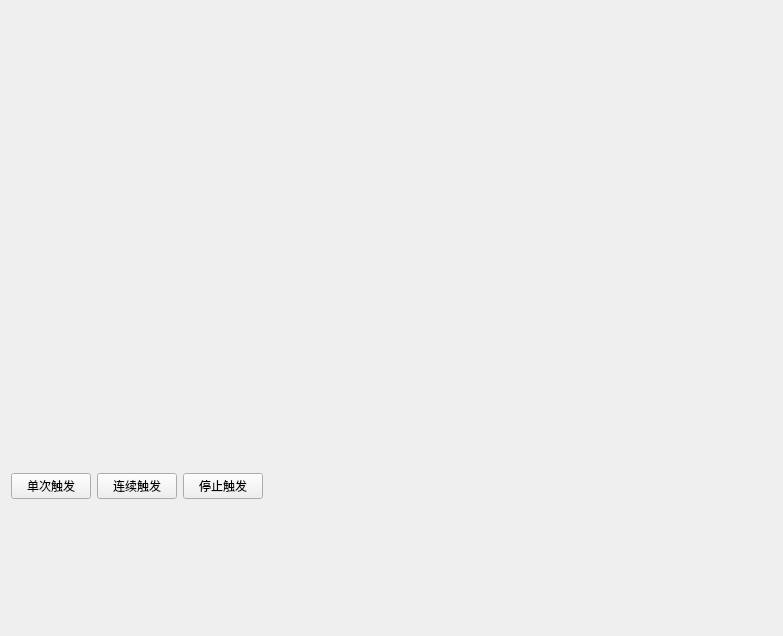
<?xml version="1.0" encoding="UTF-8"?>
<ui version="4.0">
 <class>widget</class>
 <widget class="QWidget" name="widget">
  <property name="geometry">
   <rect>
    <x>0</x>
    <y>0</y>
    <width>783</width>
    <height>636</height>
   </rect>
  </property>
  <property name="focusPolicy">
   <enum>Qt::StrongFocus</enum>
  </property>
  <layout class="QVBoxLayout" name="verticalLayout">
   <item>
    <widget class="JZYoloView" name="yoloView" native="true">
     <property name="sizePolicy">
      <sizepolicy hsizetype="Preferred" vsizetype="Expanding">
       <horstretch>0</horstretch>
       <verstretch>0</verstretch>
      </sizepolicy>
     </property>
    </widget>
   </item>
   <item>
    <widget class="QWidget" name="widget_3" native="true">
     <layout class="QHBoxLayout" name="horizontalLayout">
      <property name="leftMargin">
       <number>0</number>
      </property>
      <property name="topMargin">
       <number>0</number>
      </property>
      <property name="rightMargin">
       <number>0</number>
      </property>
      <property name="bottomMargin">
       <number>0</number>
      </property>
      <item>
       <widget class="QPushButton" name="btnStartOnce">
        <property name="text">
         <string>单次触发</string>
        </property>
       </widget>
      </item>
      <item>
       <widget class="QPushButton" name="btnStart">
        <property name="text">
         <string>连续触发</string>
        </property>
       </widget>
      </item>
      <item>
       <widget class="QPushButton" name="btnStop">
        <property name="text">
         <string>停止触发</string>
        </property>
       </widget>
      </item>
      <item>
       <spacer name="horizontalSpacer">
        <property name="orientation">
         <enum>Qt::Horizontal</enum>
        </property>
        <property name="sizeHint" stdset="0">
         <size>
          <width>458</width>
          <height>20</height>
         </size>
        </property>
       </spacer>
      </item>
     </layout>
    </widget>
   </item>
   <item>
    <widget class="JZLogWidget" name="widget_2" native="true">
     <property name="minimumSize">
      <size>
       <width>0</width>
       <height>120</height>
      </size>
     </property>
     <property name="maximumSize">
      <size>
       <width>16777215</width>
       <height>150</height>
      </size>
     </property>
    </widget>
   </item>
  </layout>
 </widget>
 <customwidgets>
  <customwidget>
   <class>JZYoloView</class>
   <extends>QWidget</extends>
   <header>JZYoloView.h</header>
   <container>1</container>
  </customwidget>
  <customwidget>
   <class>JZLogWidget</class>
   <extends>QWidget</extends>
   <header>JZLogWidget.h</header>
   <container>1</container>
  </customwidget>
 </customwidgets>
 <resources/>
 <connections/>
</ui>
